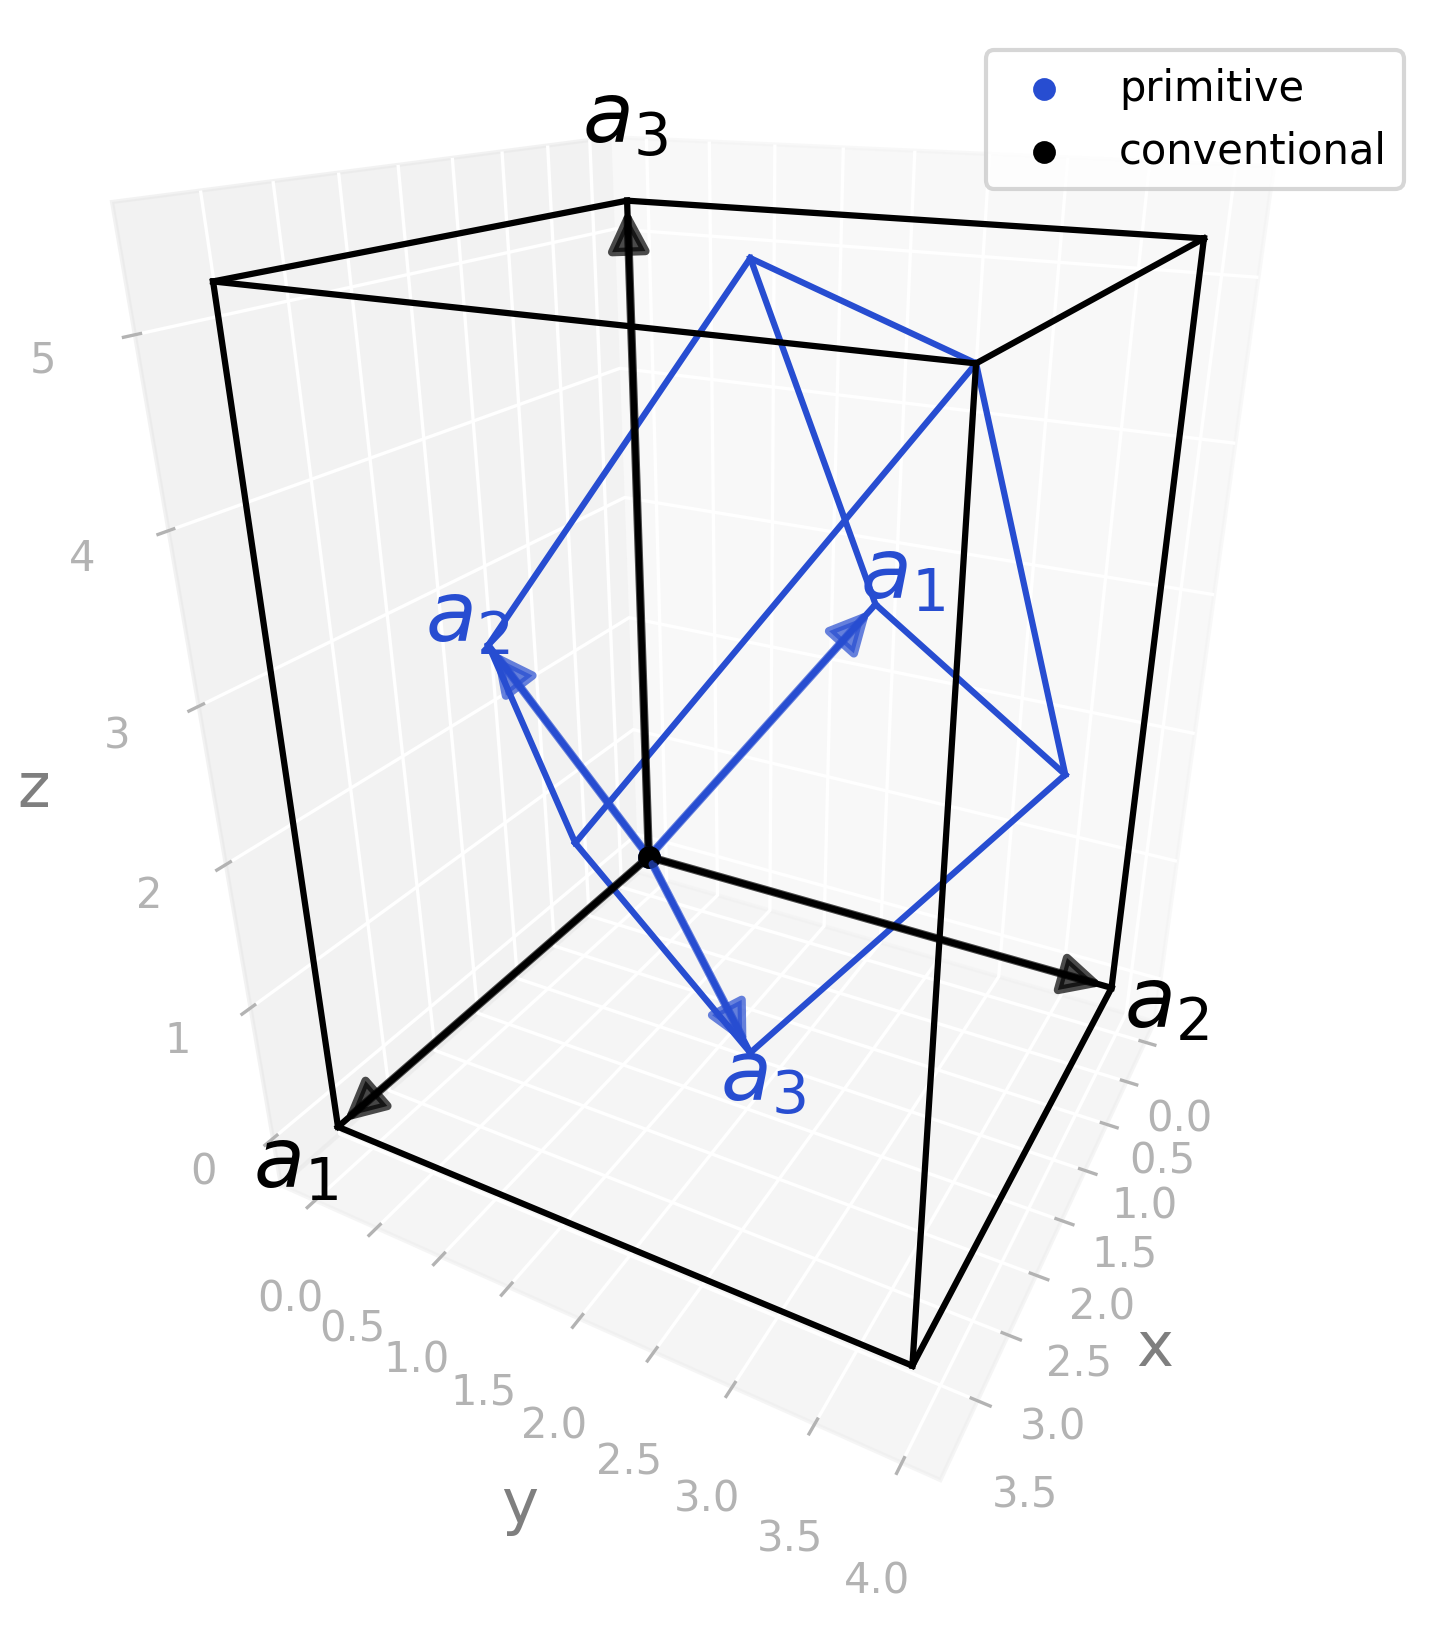

Python code for this plot:
import radtools as rad

l = rad.lattice_example(f"ORCF2")
l.plot(
    "primitive",
    label="primitive",
)
l.legend()
l.plot(
    "conventional",
    label="conventional",
    colour="black"
)
l.legend()
# Save an image:
l.savefig(
    "orcf2_real.png",
    elev=25,
    azim=28,
    dpi=300,
   bbox_inches="tight",
)
# Interactive plot:
l.show(elev=25, azim=28)
